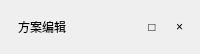
    <widget class="QFrame" name="setupTopBar">
     <property name="minimumSize">
      <size>
       <width>0</width>
       <height>54</height>
      </size>
     </property>
     <property name="maximumSize">
      <size>
       <width>16777215</width>
       <height>54</height>
      </size>
     </property>
     <property name="frameShape">
      <enum>QFrame::NoFrame</enum>
     </property>
     <layout class="QHBoxLayout" name="horizontalLayout_topBar">
      <property name="leftMargin">
       <number>18</number>
      </property>
      <property name="rightMargin">
       <number>10</number>
      </property>
      <item>
       <widget class="QLabel" name="setupWindowTitleLabel">
        <property name="text">
         <string>方案编辑</string>
        </property>
       </widget>
      </item>
      <item>
       <spacer name="horizontalSpacer_topBar">
        <property name="orientation">
         <enum>Qt::Horizontal</enum>
        </property>
        <property name="sizeHint" stdset="0">
         <size>
          <width>40</width>
          <height>20</height>
         </size>
        </property>
       </spacer>
      </item>
      <item>
       <widget class="QToolButton" name="headerMaximizeButton">
        <property name="text">
         <string>□</string>
        </property>
        <property name="autoRaise">
         <bool>true</bool>
        </property>
       </widget>
      </item>
      <item>
       <widget class="QToolButton" name="headerCloseButton">
        <property name="text">
         <string>×</string>
        </property>
        <property name="autoRaise">
         <bool>true</bool>
        </property>
       </widget>
      </item>
     </layout>
    </widget>
